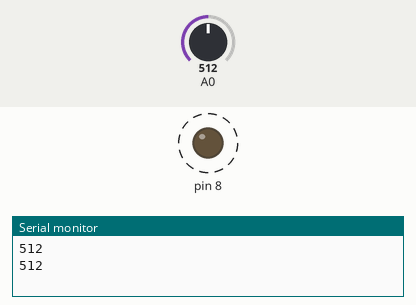
This sketch was run on a simulated Arduino Uno, built with avr-gcc and run on an emulated ATmega328P. On the bench: output pins drawn as LEDs (lit = HIGH), the last lines printed to the serial monitor. Dashed ring = blinking. Inputs (shaded band) come from the test bench; at power-on: A0 = 512.

Above: at 1.8 s.
1.9 s: A0 set to 306
At 2.2 s:
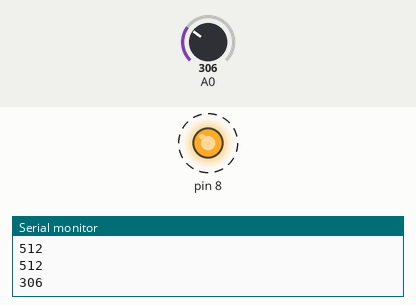
5.4 s: A0 set to 122
At 5.56 s:
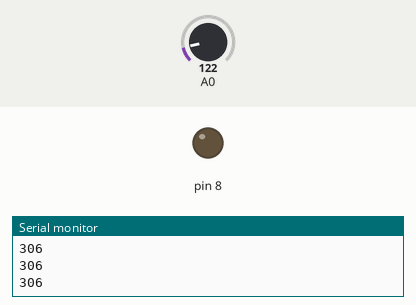
Timing chart, 0 to 14.9 s (numbered marks = the images above; inputs shaded):
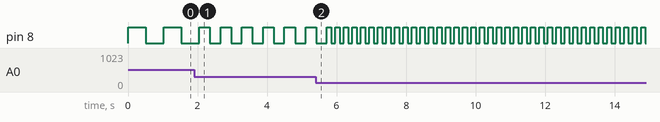

The sketch:

photo_resistor.ino
```cpp
int bright=0;
int time=0;
void setup(){
  pinMode(8,OUTPUT);
  Serial.begin(9600);
}
void loop(){
  bright=analogRead(A0);
  Serial.println(bright);
  light(bright);
}
void light(int b){
  digitalWrite(8,HIGH);
  delay(b);
  digitalWrite(8,LOW);
  delay(b);
}
```

Measured:
- after the input at 1.9 s, pin 8: alternates HIGH for 0.31 s and LOW for 0.31 s, starting after 0.46 s
- by itself, pin 8: alternates HIGH for 0.51 s and LOW for 0.51 s
